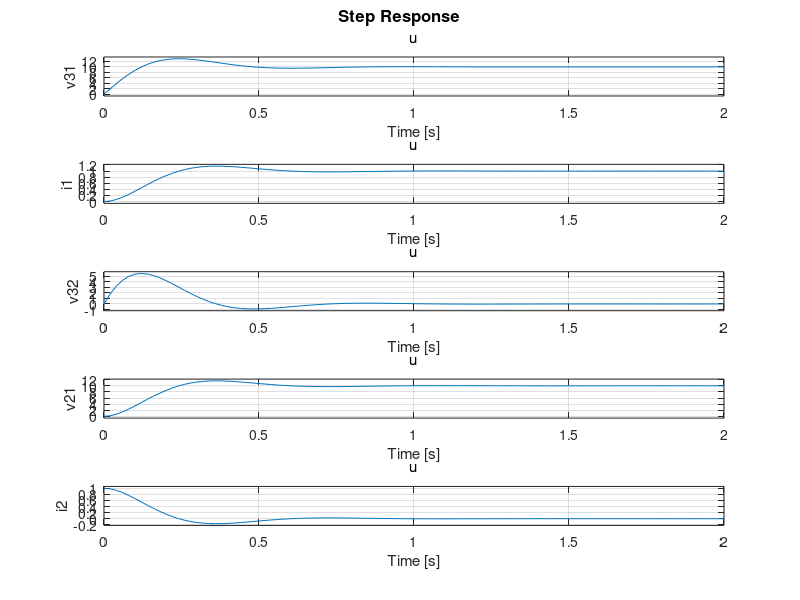

The MATLAB source for this figure: (Note: this script raises an error after producing the figure.)
%% Vote for value of Cap, L, R
% 
% 
% 

x =10; 
y =10; 
z =10;
%% 
% 

Cap = x * 1000e-6 % 1000s of microF
L = y * 100e-3 % 100s of mH
R = z % Ohm
%% 
% 

A = [0 -1/Cap; 1/L -R/L];
  B = [1/Cap; 0];
  C = [1 0; 0 1; 1 -R; 0 R; 0 -1];
  D = [0; 0; 0; 0; 1];
  circ_ss = ss(A, B, C, D,...
      'StateName',{'v31'; 'i1'},...
      'InputName',{'u'},...
      'OutputName', {'v31'; 'i1'; 'v32'; 'v21'; 'i2'})
%% 
% 

step(circ_ss);
%% 
% 

[Am,Bm,Cm,Dm] = linmod('circuitss')
%% 
% 

step(ss(Am,Bm,Cm,Dm));
%% 
% 

circ_tf = tf(circ_ss)
%% 
% 

eig(A)
%% 
% 

circ_zpk = tf(circ_ss)
%% 
% 

t = linspace(0,1,1000);
u = heaviside(t);
lsim(circ_ss,u,t)
%% 
%